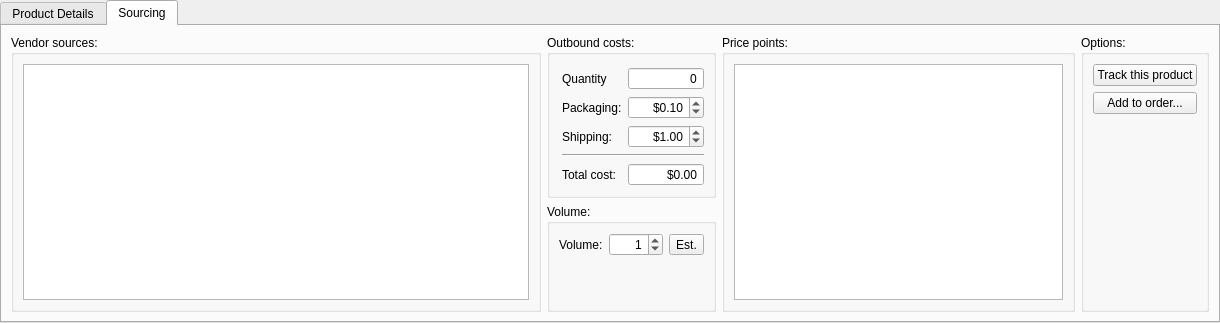
<?xml version="1.0" encoding="UTF-8"?>
<ui version="4.0">
 <class>amazonViewDetails</class>
 <widget class="QWidget" name="amazonViewDetails">
  <property name="geometry">
   <rect>
    <x>0</x>
    <y>0</y>
    <width>1220</width>
    <height>323</height>
   </rect>
  </property>
  <property name="sizePolicy">
   <sizepolicy hsizetype="Preferred" vsizetype="Preferred">
    <horstretch>0</horstretch>
    <verstretch>2</verstretch>
   </sizepolicy>
  </property>
  <property name="windowTitle">
   <string>Form</string>
  </property>
  <layout class="QGridLayout" name="gridLayout">
   <property name="leftMargin">
    <number>0</number>
   </property>
   <property name="topMargin">
    <number>0</number>
   </property>
   <property name="rightMargin">
    <number>0</number>
   </property>
   <property name="bottomMargin">
    <number>0</number>
   </property>
   <item row="0" column="0">
    <widget class="QTabWidget" name="tabs">
     <property name="sizePolicy">
      <sizepolicy hsizetype="Minimum" vsizetype="Expanding">
       <horstretch>0</horstretch>
       <verstretch>0</verstretch>
      </sizepolicy>
     </property>
     <property name="minimumSize">
      <size>
       <width>1150</width>
       <height>0</height>
      </size>
     </property>
     <property name="currentIndex">
      <number>1</number>
     </property>
     <widget class="QWidget" name="detailsTab">
      <attribute name="title">
       <string>Product Details</string>
      </attribute>
      <layout class="QGridLayout" name="gridLayout_4">
       <property name="leftMargin">
        <number>5</number>
       </property>
       <property name="topMargin">
        <number>5</number>
       </property>
       <property name="rightMargin">
        <number>5</number>
       </property>
       <property name="bottomMargin">
        <number>5</number>
       </property>
       <item row="0" column="0">
        <layout class="QHBoxLayout" name="horizontalLayout_2" stretch="1,0,1">
         <item>
          <layout class="QVBoxLayout" name="verticalLayout">
           <item>
            <layout class="QGridLayout" name="gridLayout_2">
             <item row="0" column="0">
              <widget class="QLabel" name="label">
               <property name="text">
                <string>Title:</string>
               </property>
              </widget>
             </item>
             <item row="0" column="1" colspan="2">
              <widget class="QLineEdit" name="titleLine">
               <property name="sizePolicy">
                <sizepolicy hsizetype="Expanding" vsizetype="Fixed">
                 <horstretch>0</horstretch>
                 <verstretch>0</verstretch>
                </sizepolicy>
               </property>
               <property name="readOnly">
                <bool>true</bool>
               </property>
              </widget>
             </item>
             <item row="1" column="0">
              <widget class="QLabel" name="label_2">
               <property name="text">
                <string>Brand:</string>
               </property>
              </widget>
             </item>
             <item row="1" column="1">
              <widget class="QLineEdit" name="brandLine"/>
             </item>
             <item row="1" column="2">
              <widget class="QPushButton" name="openAmazonBtn">
               <property name="text">
                <string>Amazon...</string>
               </property>
              </widget>
             </item>
             <item row="2" column="0">
              <widget class="QLabel" name="label_3">
               <property name="text">
                <string>Model:</string>
               </property>
              </widget>
             </item>
             <item row="2" column="1">
              <widget class="QLineEdit" name="modelLine"/>
             </item>
             <item row="2" column="2">
              <widget class="QPushButton" name="openGoogleBtn">
               <property name="text">
                <string>Google...</string>
               </property>
              </widget>
             </item>
             <item row="3" column="0">
              <widget class="QLabel" name="label_4">
               <property name="text">
                <string>ASIN:</string>
               </property>
              </widget>
             </item>
             <item row="3" column="1">
              <widget class="QLineEdit" name="asinLine"/>
             </item>
             <item row="3" column="2">
              <widget class="QPushButton" name="openCamelBtn">
               <property name="text">
                <string>CamelCamelCamel...</string>
               </property>
              </widget>
             </item>
             <item row="4" column="0">
              <widget class="QLabel" name="label_5">
               <property name="text">
                <string>UPC:</string>
               </property>
              </widget>
             </item>
             <item row="4" column="1">
              <widget class="QLineEdit" name="upcLine"/>
             </item>
             <item row="5" column="0">
              <widget class="QLabel" name="label_6">
               <property name="text">
                <string>Category:</string>
               </property>
              </widget>
             </item>
             <item row="5" column="1">
              <widget class="QLineEdit" name="categoryLine"/>
             </item>
             <item row="6" column="0">
              <widget class="QLabel" name="label_7">
               <property name="text">
                <string>Sales rank:</string>
               </property>
              </widget>
             </item>
             <item row="6" column="1">
              <widget class="QSpinBox" name="salesRankLine">
               <property name="readOnly">
                <bool>true</bool>
               </property>
               <property name="buttonSymbols">
                <enum>QAbstractSpinBox::NoButtons</enum>
               </property>
               <property name="showGroupSeparator" stdset="0">
                <bool>true</bool>
               </property>
               <property name="maximum">
                <number>999999999</number>
               </property>
               <property name="value">
                <number>0</number>
               </property>
              </widget>
             </item>
             <item row="4" column="2">
              <widget class="QPushButton" name="openUPCLookupBtn">
               <property name="text">
                <string>UPC Lookup...</string>
               </property>
              </widget>
             </item>
            </layout>
           </item>
           <item>
            <spacer name="verticalSpacer">
             <property name="orientation">
              <enum>Qt::Vertical</enum>
             </property>
             <property name="sizeHint" stdset="0">
              <size>
               <width>20</width>
               <height>40</height>
              </size>
             </property>
            </spacer>
           </item>
          </layout>
         </item>
         <item>
          <widget class="Line" name="line">
           <property name="orientation">
            <enum>Qt::Vertical</enum>
           </property>
          </widget>
         </item>
         <item>
          <layout class="QVBoxLayout" name="verticalLayout_2" stretch="0,0">
           <item>
            <widget class="QStackedWidget" name="stackedWidget">
             <property name="sizePolicy">
              <sizepolicy hsizetype="Preferred" vsizetype="Expanding">
               <horstretch>0</horstretch>
               <verstretch>0</verstretch>
              </sizepolicy>
             </property>
             <property name="currentIndex">
              <number>1</number>
             </property>
             <widget class="QWidget" name="page">
              <layout class="QGridLayout" name="gridLayout_3">
               <item row="0" column="0">
                <widget class="QGraphicsView" name="graphicsView"/>
               </item>
              </layout>
             </widget>
             <widget class="QWidget" name="page_2">
              <layout class="QGridLayout" name="gridLayout_5">
               <item row="0" column="0">
                <widget class="QTableView" name="historyTable"/>
               </item>
              </layout>
             </widget>
            </widget>
           </item>
           <item>
            <layout class="QHBoxLayout" name="horizontalLayout">
             <item>
              <widget class="QLabel" name="label_8">
               <property name="sizePolicy">
                <sizepolicy hsizetype="Maximum" vsizetype="Preferred">
                 <horstretch>0</horstretch>
                 <verstretch>0</verstretch>
                </sizepolicy>
               </property>
               <property name="text">
                <string>Price:</string>
               </property>
              </widget>
             </item>
             <item>
              <widget class="QDoubleSpinBox" name="priceBox">
               <property name="sizePolicy">
                <sizepolicy hsizetype="Fixed" vsizetype="Fixed">
                 <horstretch>0</horstretch>
                 <verstretch>0</verstretch>
                </sizepolicy>
               </property>
               <property name="maximumSize">
                <size>
                 <width>80</width>
                 <height>16777215</height>
                </size>
               </property>
               <property name="alignment">
                <set>Qt::AlignRight|Qt::AlignTrailing|Qt::AlignVCenter</set>
               </property>
               <property name="readOnly">
                <bool>true</bool>
               </property>
               <property name="buttonSymbols">
                <enum>QAbstractSpinBox::NoButtons</enum>
               </property>
               <property name="showGroupSeparator" stdset="0">
                <bool>true</bool>
               </property>
               <property name="prefix">
                <string>$</string>
               </property>
               <property name="maximum">
                <double>9999.000000000000000</double>
               </property>
               <property name="value">
                <double>9999.000000000000000</double>
               </property>
              </widget>
             </item>
             <item>
              <widget class="QLabel" name="label_11">
               <property name="sizePolicy">
                <sizepolicy hsizetype="Maximum" vsizetype="Preferred">
                 <horstretch>0</horstretch>
                 <verstretch>0</verstretch>
                </sizepolicy>
               </property>
               <property name="text">
                <string>Merchant:</string>
               </property>
              </widget>
             </item>
             <item>
              <widget class="QLineEdit" name="merchantLine">
               <property name="sizePolicy">
                <sizepolicy hsizetype="Minimum" vsizetype="Fixed">
                 <horstretch>0</horstretch>
                 <verstretch>0</verstretch>
                </sizepolicy>
               </property>
              </widget>
             </item>
             <item>
              <widget class="QLabel" name="label_9">
               <property name="sizePolicy">
                <sizepolicy hsizetype="Maximum" vsizetype="Preferred">
                 <horstretch>0</horstretch>
                 <verstretch>0</verstretch>
                </sizepolicy>
               </property>
               <property name="text">
                <string>Offers:</string>
               </property>
              </widget>
             </item>
             <item>
              <widget class="QSpinBox" name="offersBox">
               <property name="sizePolicy">
                <sizepolicy hsizetype="Fixed" vsizetype="Fixed">
                 <horstretch>0</horstretch>
                 <verstretch>0</verstretch>
                </sizepolicy>
               </property>
               <property name="maximumSize">
                <size>
                 <width>40</width>
                 <height>16777215</height>
                </size>
               </property>
               <property name="alignment">
                <set>Qt::AlignRight|Qt::AlignTrailing|Qt::AlignVCenter</set>
               </property>
               <property name="buttonSymbols">
                <enum>QAbstractSpinBox::NoButtons</enum>
               </property>
               <property name="maximum">
                <number>999</number>
               </property>
               <property name="value">
                <number>999</number>
               </property>
              </widget>
             </item>
             <item>
              <widget class="QLabel" name="label_10">
               <property name="sizePolicy">
                <sizepolicy hsizetype="Maximum" vsizetype="Preferred">
                 <horstretch>0</horstretch>
                 <verstretch>0</verstretch>
                </sizepolicy>
               </property>
               <property name="text">
                <string>Prime:</string>
               </property>
              </widget>
             </item>
             <item>
              <widget class="QLineEdit" name="primeLine">
               <property name="sizePolicy">
                <sizepolicy hsizetype="Fixed" vsizetype="Fixed">
                 <horstretch>0</horstretch>
                 <verstretch>0</verstretch>
                </sizepolicy>
               </property>
               <property name="maximumSize">
                <size>
                 <width>45</width>
                 <height>16777215</height>
                </size>
               </property>
               <property name="maxLength">
                <number>5</number>
               </property>
               <property name="readOnly">
                <bool>true</bool>
               </property>
               <property name="placeholderText">
                <string>False</string>
               </property>
              </widget>
             </item>
            </layout>
           </item>
          </layout>
         </item>
        </layout>
       </item>
      </layout>
     </widget>
     <widget class="QWidget" name="sourcingTab">
      <attribute name="title">
       <string>Sourcing</string>
      </attribute>
      <layout class="QGridLayout" name="gridLayout_8">
       <item row="0" column="0" rowspan="2">
        <widget class="QGroupBox" name="groupBox">
         <property name="sizePolicy">
          <sizepolicy hsizetype="Preferred" vsizetype="Preferred">
           <horstretch>3</horstretch>
           <verstretch>0</verstretch>
          </sizepolicy>
         </property>
         <property name="title">
          <string>Vendor sources:</string>
         </property>
         <layout class="QGridLayout" name="gridLayout_6">
          <item row="0" column="0">
           <widget class="QTableView" name="sourcesTable"/>
          </item>
         </layout>
        </widget>
       </item>
       <item row="0" column="1">
        <widget class="QGroupBox" name="groupBox_3">
         <property name="title">
          <string>Outbound costs:</string>
         </property>
         <layout class="QFormLayout" name="formLayout">
          <property name="leftMargin">
           <number>12</number>
          </property>
          <property name="topMargin">
           <number>12</number>
          </property>
          <item row="0" column="0">
           <widget class="QLabel" name="label_16">
            <property name="text">
             <string>Quantity</string>
            </property>
           </widget>
          </item>
          <item row="0" column="1">
           <widget class="QSpinBox" name="amzQuantityBox">
            <property name="sizePolicy">
             <sizepolicy hsizetype="Maximum" vsizetype="Fixed">
              <horstretch>0</horstretch>
              <verstretch>0</verstretch>
             </sizepolicy>
            </property>
            <property name="maximumSize">
             <size>
              <width>77</width>
              <height>16777215</height>
             </size>
            </property>
            <property name="alignment">
             <set>Qt::AlignRight|Qt::AlignTrailing|Qt::AlignVCenter</set>
            </property>
            <property name="readOnly">
             <bool>true</bool>
            </property>
            <property name="buttonSymbols">
             <enum>QAbstractSpinBox::NoButtons</enum>
            </property>
            <property name="maximum">
             <number>999999</number>
            </property>
           </widget>
          </item>
          <item row="1" column="0">
           <widget class="QLabel" name="label_12">
            <property name="text">
             <string>Packaging:</string>
            </property>
           </widget>
          </item>
          <item row="1" column="1">
           <widget class="QDoubleSpinBox" name="packagingBox">
            <property name="alignment">
             <set>Qt::AlignRight|Qt::AlignTrailing|Qt::AlignVCenter</set>
            </property>
            <property name="prefix">
             <string>$</string>
            </property>
            <property name="maximum">
             <double>999.000000000000000</double>
            </property>
            <property name="value">
             <double>0.100000000000000</double>
            </property>
           </widget>
          </item>
          <item row="2" column="0">
           <widget class="QLabel" name="label_13">
            <property name="text">
             <string>Shipping:</string>
            </property>
           </widget>
          </item>
          <item row="2" column="1">
           <widget class="QDoubleSpinBox" name="shippingBox">
            <property name="alignment">
             <set>Qt::AlignRight|Qt::AlignTrailing|Qt::AlignVCenter</set>
            </property>
            <property name="prefix">
             <string>$</string>
            </property>
            <property name="maximum">
             <double>999.000000000000000</double>
            </property>
            <property name="value">
             <double>1.000000000000000</double>
            </property>
           </widget>
          </item>
          <item row="3" column="0" colspan="2">
           <widget class="Line" name="line_2">
            <property name="orientation">
             <enum>Qt::Horizontal</enum>
            </property>
           </widget>
          </item>
          <item row="4" column="0">
           <widget class="QLabel" name="label_14">
            <property name="text">
             <string>Total cost:</string>
            </property>
           </widget>
          </item>
          <item row="4" column="1">
           <widget class="QDoubleSpinBox" name="costEachBox">
            <property name="sizePolicy">
             <sizepolicy hsizetype="Fixed" vsizetype="Fixed">
              <horstretch>0</horstretch>
              <verstretch>0</verstretch>
             </sizepolicy>
            </property>
            <property name="maximumSize">
             <size>
              <width>77</width>
              <height>16777215</height>
             </size>
            </property>
            <property name="alignment">
             <set>Qt::AlignRight|Qt::AlignTrailing|Qt::AlignVCenter</set>
            </property>
            <property name="readOnly">
             <bool>true</bool>
            </property>
            <property name="buttonSymbols">
             <enum>QAbstractSpinBox::NoButtons</enum>
            </property>
            <property name="prefix">
             <string>$</string>
            </property>
            <property name="maximum">
             <double>999.000000000000000</double>
            </property>
           </widget>
          </item>
         </layout>
        </widget>
       </item>
       <item row="0" column="2" rowspan="2">
        <widget class="QGroupBox" name="groupBox_2">
         <property name="sizePolicy">
          <sizepolicy hsizetype="Preferred" vsizetype="Preferred">
           <horstretch>2</horstretch>
           <verstretch>0</verstretch>
          </sizepolicy>
         </property>
         <property name="title">
          <string>Price points:</string>
         </property>
         <layout class="QGridLayout" name="gridLayout_7">
          <item row="0" column="0">
           <widget class="QTableView" name="pricePointsTable"/>
          </item>
         </layout>
        </widget>
       </item>
       <item row="1" column="1">
        <widget class="QGroupBox" name="groupBox_4">
         <property name="title">
          <string>Volume:</string>
         </property>
         <layout class="QFormLayout" name="formLayout_2">
          <item row="0" column="0">
           <widget class="QLabel" name="label_15">
            <property name="text">
             <string>Volume:</string>
            </property>
           </widget>
          </item>
          <item row="0" column="1">
           <layout class="QHBoxLayout" name="horizontalLayout_3">
            <item>
             <widget class="QSpinBox" name="volumeBox">
              <property name="alignment">
               <set>Qt::AlignRight|Qt::AlignTrailing|Qt::AlignVCenter</set>
              </property>
              <property name="maximum">
               <number>9999</number>
              </property>
              <property name="value">
               <number>1</number>
              </property>
             </widget>
            </item>
            <item>
             <widget class="QToolButton" name="estVolumeBtn">
              <property name="text">
               <string>Est.</string>
              </property>
             </widget>
            </item>
           </layout>
          </item>
         </layout>
        </widget>
       </item>
       <item row="0" column="3" rowspan="2">
        <widget class="QGroupBox" name="groupBox_5">
         <property name="title">
          <string>Options:</string>
         </property>
         <layout class="QVBoxLayout" name="verticalLayout_4">
          <item>
           <widget class="QPushButton" name="trackProductBtn">
            <property name="text">
             <string>Track this product</string>
            </property>
           </widget>
          </item>
          <item>
           <widget class="QPushButton" name="addToOrderBtn">
            <property name="text">
             <string>Add to order...</string>
            </property>
           </widget>
          </item>
          <item>
           <spacer name="verticalSpacer_2">
            <property name="orientation">
             <enum>Qt::Vertical</enum>
            </property>
            <property name="sizeHint" stdset="0">
             <size>
              <width>20</width>
              <height>40</height>
             </size>
            </property>
           </spacer>
          </item>
         </layout>
        </widget>
       </item>
      </layout>
     </widget>
    </widget>
   </item>
  </layout>
 </widget>
 <resources/>
 <connections/>
</ui>
